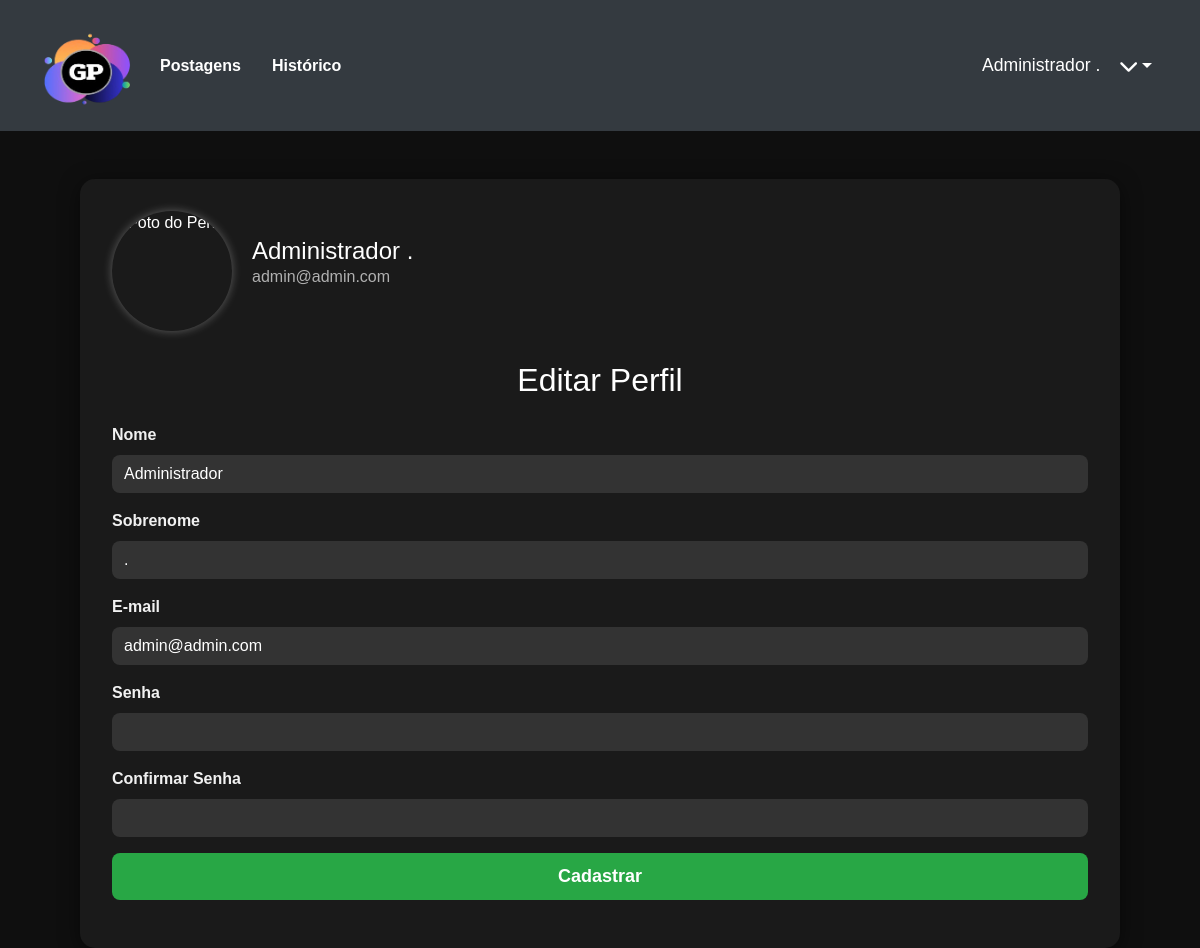
The app's page /profile (signed in) with its own data.
### network/models.py (models this page shows)
class User(db.Model, UserMixin):
    id = db.Column(db.Integer, primary_key=True)
    nome = db.Column(db.String, nullable=True)
    sobrenome = db.Column(db.String, nullable=True)
    email = db.Column(db.String, nullable=True)
    senha = db.Column(db.String, nullable=True)
    last_login = db.Column(db.DateTime, nullable=True)
    imagem = db.Column(db.String, nullable=True, default='default.png')
    posts = db.relationship('Post', backref='user', lazy=True)
    post_comentarios = db.relationship('PostComentarios', backref='user', lazy=True)

### network/routes.py (the view, shortened to what this page needs)
@app.route('/profile', methods=['GET', 'POST'])
@login_required
def profile():
    form = UserForm()
    if request.method == 'GET':
        form.nome.data = current_user.nome
        form.sobrenome.data = current_user.sobrenome
        form.email.data = current_user.email
    dados = Post.query.order_by('cidade').all()
    context = {'dados': dados}
    return render_template('profile.html', form=form, context=context)

### network/forms.py (shortened to what this page needs)
class UserForm(FlaskForm):
    nome = StringField('Nome', validators=[DataRequired()])
    sobrenome = StringField('Sobrenome', validators=[DataRequired()])
    email = StringField('E-mail', validators=[DataRequired(), Email()])
    senha = PasswordField('Senha', validators=[DataRequired(), Length(min=6)])
    confirmacao_senha = PasswordField('Confirmar senha', validators=[DataRequired(), EqualTo('senha')])
    btnSubmit = SubmitField('Cadastrar')

### network/models.py (called while the page is built)
@login_manager.user_loader
def load_user(user_id):
    return User.query.get(user_id)

### network/templates/profile.html (shortened to what this page needs)
<!DOCTYPE html>
<html lang="en">
<head>
    <link href="https://cdn.jsdelivr.net/npm/bootstrap@5.3.3/dist/css/bootstrap.min.css" rel="stylesheet">
    <link rel="stylesheet" href="https://stackpath.bootstrapcdn.com/bootstrap/4.5.2/css/bootstrap.min.css">
    <link rel="stylesheet" href="{{ url_for('static', filename='styles/styleProfile.css') }}">
    <link rel="stylesheet" href="{{ url_for('static', filename='styles/styleHeader.css') }}">
    <link rel="stylesheet" href="https://cdnjs.cloudflare.com/ajax/libs/font-awesome/6.0.0-beta3/css/all.min.css">
</head>
<body>
    <header>
        <nav class="navbar navbar-expand-lg">
            <a class="navbar-brand" href="{{ url_for('homepage') }}">
                <img src="{{ url_for('static', filename='assets/logo.png') }}" alt="Logo" width="100">
            </a>
            <div class="collapse navbar-collapse">
                <ul class="navbar-nav mr-auto">
                    <li class="nav-item">
                        <a class="nav-link" href="{{ url_for('postagens') }}">Postagens</a>
                    </li>
                    <li class="nav-item">
                        <a class="nav-link" href="{{ url_for('historico') }}">Histórico</a>
                    </li>
                </ul>
            </div>
            <div class="d-flex align-items-center">
                <span class="text-white mr-2">{{ current_user.nome }} {{ current_user.sobrenome }}</span>
                <div class="dropdown">
                    <button class="btn btn-dark dropdown-toggle" type="button" id="userDropdown" data-bs-toggle="dropdown"
                        aria-expanded="false">
                        <i class="fas fa-chevron-down"></i>
                    </button>
                </div>
            </div>
        </nav>
    </header>
    <div class="container">
        <div class="profile-header">
            <img src="{{ current_user.imagem_perfil if current_user.imagem_perfil else url_for('static', filename='default.png') }}"
                alt="Foto do Perfil">
            <div>
                <h1>{{ current_user.nome }} {{ current_user.sobrenome }}</h1>
                <p>{{ current_user.email }}</p>
            </div>
        </div>
        <h2 class="text-center mb-4">Editar Perfil</h2>
        <form method="POST" action="{{ url_for('profile') }}" enctype="multipart/form-data">
            <div class="form-group mb-3">
                <label for="nome">Nome</label>
                {{ form.nome(class="form-control") }}
            </div>
            <div class="form-group mb-3">
                <label for="sobrenome">Sobrenome</label>
                {{ form.sobrenome(class="form-control") }}
            </div>
            <div class="form-group mb-3">
                <label for="email">E-mail</label>
                {{ form.email(class="form-control") }}
            </div>
            <div class="form-group mb-3">
                <label for="senha">Senha</label>
                {{ form.senha(class="form-control") }}
            </div>
            <div class="form-group mb-3">
                <label for="confirmacao_senha">Confirmar Senha</label>
                {{ form.confirmacao_senha(class="form-control") }}
            </div>
            <div class="form-group">
                {{ form.btnSubmit(class="btn btn-primary btn-block col-12 mt-3") }}
            </div>
        </form>
    </div>
</body>
</html>

### network/static/styles/styleProfile.css (style rules this page uses)
body { background-color: #0F0F0F; color: white; font-family: Arial, sans-serif; }
.container { max-width: 65rem; margin-top: 3rem; background-color: #1A1A1A; padding: 2rem; border-radius: 15px; box-shadow: 0 4px 20px rgba(0, 0, 0, 0.5); }
.profile-header { display: flex; align-items: center; margin-bottom: 30px; }
.profile-header img { border-radius: 50%; width: 120px; height: 120px; margin-right: 20px; object-fit: cover; box-shadow: 0 0 10px rgba(255, 255, 255, 0.3); }
.profile-header h1 { margin: 0; font-size: 24px; color: #ffffff; }
.profile-header p { font-size: 16px; color: #b0b0b0; }
.form-group label { font-weight: bold; color: #f1f1f1; }
.form-control { background-color: #333; color: #ffffff; border: none; border-radius: 8px; padding: .75rem; transition: background-color 0.3s ease; }
.btn-primary { background-color: #28a745; border: none; border-radius: 8px; padding: 10px 20px; font-size: 18px; font-weight: bold; transition: background-color 0.3s ease, transform 0.2s ease; }

### network/static/styles/styleHeader.css (style rules this page uses)
header { background-color: #343a40; padding: 10px 20px; }
.navbar { display: flex; justify-content: space-between; align-items: center; }
.navbar-brand img { height: 85px; }
.navbar-nav .nav-link { color: white; font-weight: bold; margin-right: 15px; transition: color 0.3s; }
.navbar-collapse { text-align: center; }
.d-flex { margin-left: auto; align-items: center; }
.text-white { font-size: 1.1rem; margin-right: 10px; }
.dropdown-toggle { background-color: transparent; border: none; color: white; font-size: 1.2rem; display: flex; align-items: center; }

### records on screen
User: nome "Administrador", sobrenome ".", email "admin@admin.com"
